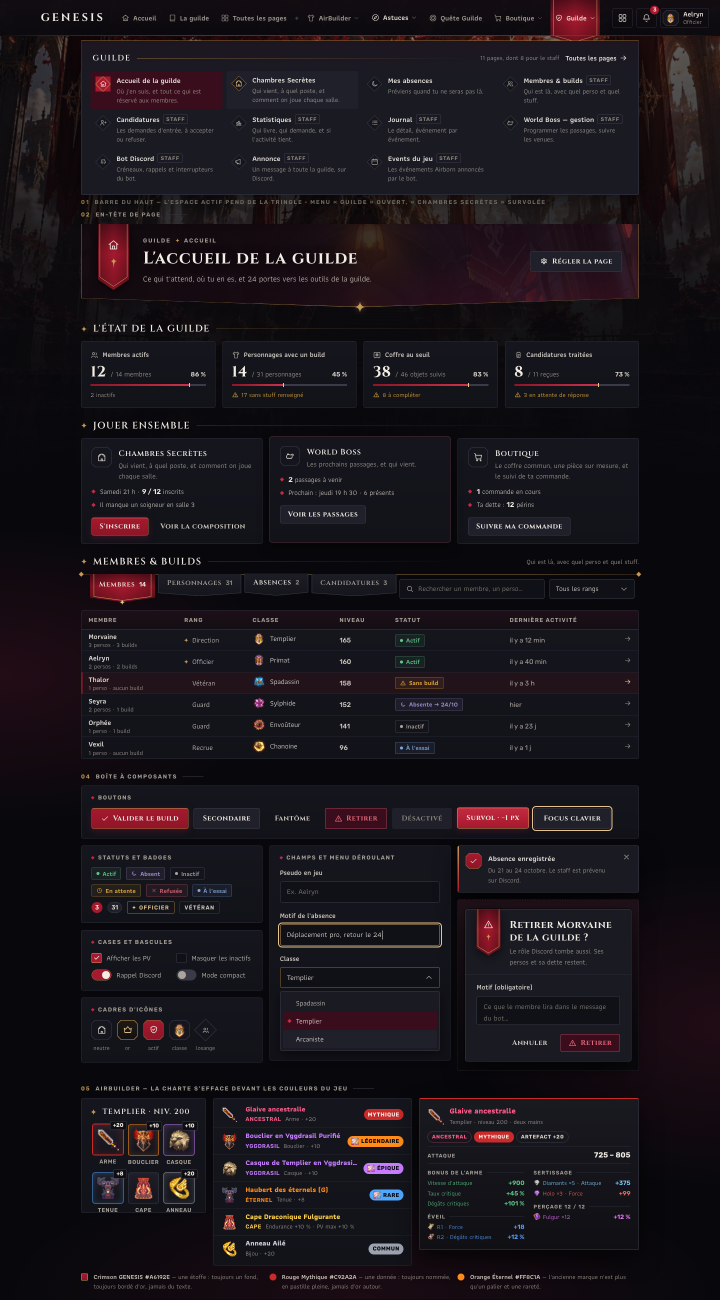
#> input picture assets/genesis/branding/front/heraldique/bureau-long.png, 1440 x 2600 px, found by its file name (shown at 1/2 size)
$ python mesure-couleurs.py '#' les trois pistes, bureau-long.png
#> lines starting #> are read from the running program, lines starting #| are printed output that depends on the picture; after the words box and inside, x2 and y2 are one past the last pixel; in counts of white or black regions, pixels touching at a corner belong together
#> in main, im is the input picture: PIL image 1440x2600 RGB; mean R, G, B 26.3, 21, 26.8
#!/usr/bin/env python3
"""Répartition noir / rouge / or des rendus des pistes GENESIS.

    python3 outils/mesure-couleurs.py            # les trois pistes, bureau-long.png
    python3 outils/mesure-couleurs.py --cartes   # + carte de classement par piste

Chaque pixel est classé dans l'ordre suivant (HSL, composantes 0-1) :

  rouge/pourpre  teinte 330°-360° ou 0°-15°, saturation HSL >= 0,30
                 et chroma (max-min) >= SEUIL_ROUGE (0,06 = 15/255 par défaut).
                 Le chroma évite de compter comme « rouge » un noir à peine
                 teinté : #08080C a une saturation HSL de 0,20 mais un chroma
                 de 0,016. 0,06 correspond à un voile pourpre d'environ 20 %
                 posé sur le noir de la charte.
  or             teinte 28°-50°, saturation HSL 0,20-0,72, luminosité 0,18-0,82.
                 Le plafond de saturation écarte l'orange Éternel #FF8C1A et
                 le jaune Cape #FFD24A (saturation 1,0) : ce sont des données
                 du jeu, pas l'or de la marque.
  noir/anthracite luminosité HSL <= 0,22 et chroma <= 0,10 (ce qui reste de
                 sombre et peu coloré).
  autre          tout le reste : ivoire du texte, gris des filets, images et
                 icônes du jeu, couleurs des paliers et raretés.

Limites connues : les icônes du jeu contiennent des bruns et des rouges qui
tombent dans « or » ou « rouge » ; le bord anticrénelé d'un texte Cape ou
Éternel peut passer en « or ». Ces deux biais sont faibles (< 1 point) et
touchent les trois pistes de la même façon.

Une variante STRICTE (chroma rouge >= 0,12, soit un rouge que l'oeil voit
franchement) est donnée à côté : l'écart entre les deux dit quelle part du
« rouge » n'est qu'un noir réchauffé.
"""
import sys, os
from PIL import Image
import numpy as np

ICI = os.path.dirname(os.path.abspath(__file__))
FRONT = os.path.dirname(ICI)
PISTES = ['obsidienne', 'sanctuaire', 'heraldique']


def classer(img, seuil_rouge=0.06):
#> called with seuil_rouge = 0.06
    a = np.asarray(img.convert('RGB'), dtype=np.float32) / 255.0
    r, g, b = a[..., 0], a[..., 1], a[..., 2]
    mx = a.max(axis=2); mn = a.min(axis=2); c = mx - mn
    L = (mx + mn) / 2
    den = 1 - np.abs(2 * L - 1)
    S = np.where(den > 1e-6, c / np.maximum(den, 1e-6), 0)
    # teinte en degrés
    h = np.zeros_like(mx)
    cz = np.maximum(c, 1e-6)
    m_r = (mx == r) & (c > 0)
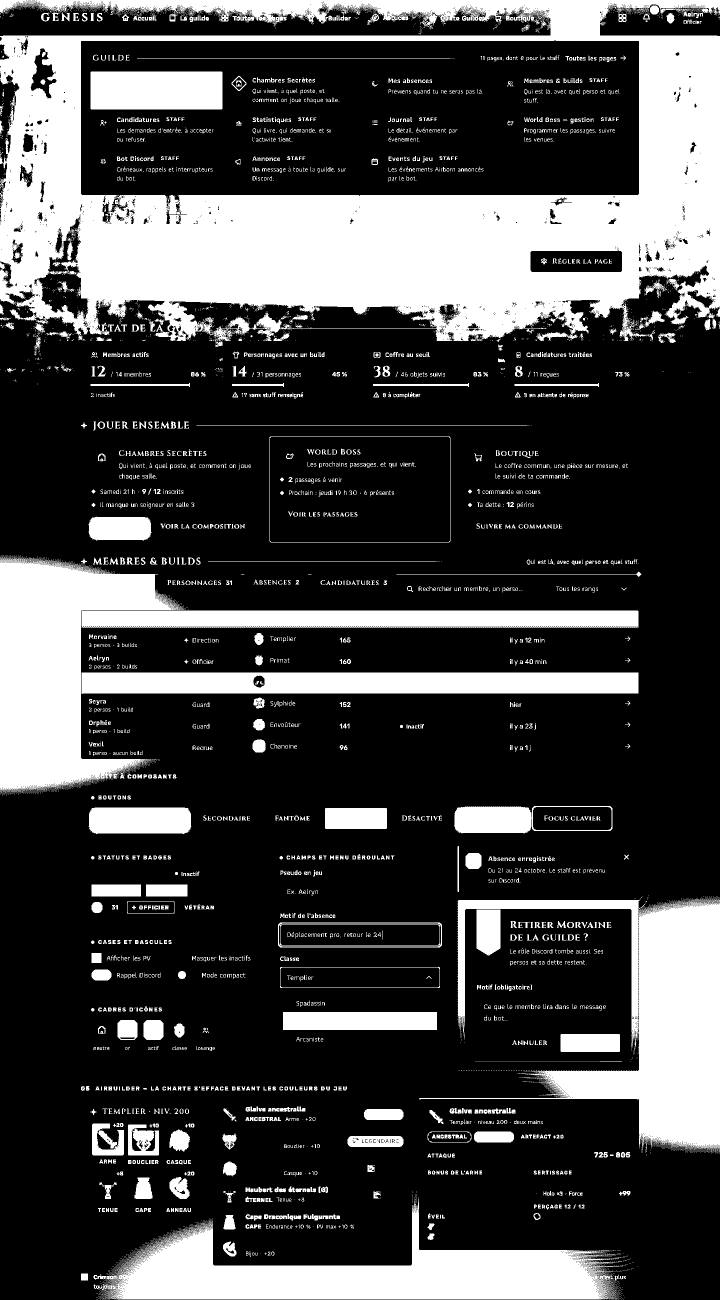
#> m_r: shape (2600, 1440) bool (shown at 1/2 size); 27.2% white; 5625 white regions (4014 under 20 px), largest, box (x1, y1, x2, y2) and area: (0, 0, 1440, 683) 465090, (0, 1114, 1277, 1587) 126678, (838, 1797, 1440, 2303) 101953
    m_g = (mx == g) & (c > 0) & ~m_r
#> m_g: shape (2600, 1440) bool; 0.07% white in thin lines or dots, all inside (x1, y1, x2, y2) = (0, 80, 1381, 2414)
    m_b = (c > 0) & ~m_r & ~m_g
    h[m_r] = (60 * ((g - b) / cz) % 360)[m_r]
    h[m_g] = (60 * ((b - r) / cz) + 120)[m_g]
    h[m_b] = (60 * ((r - g) / cz) + 240)[m_b]
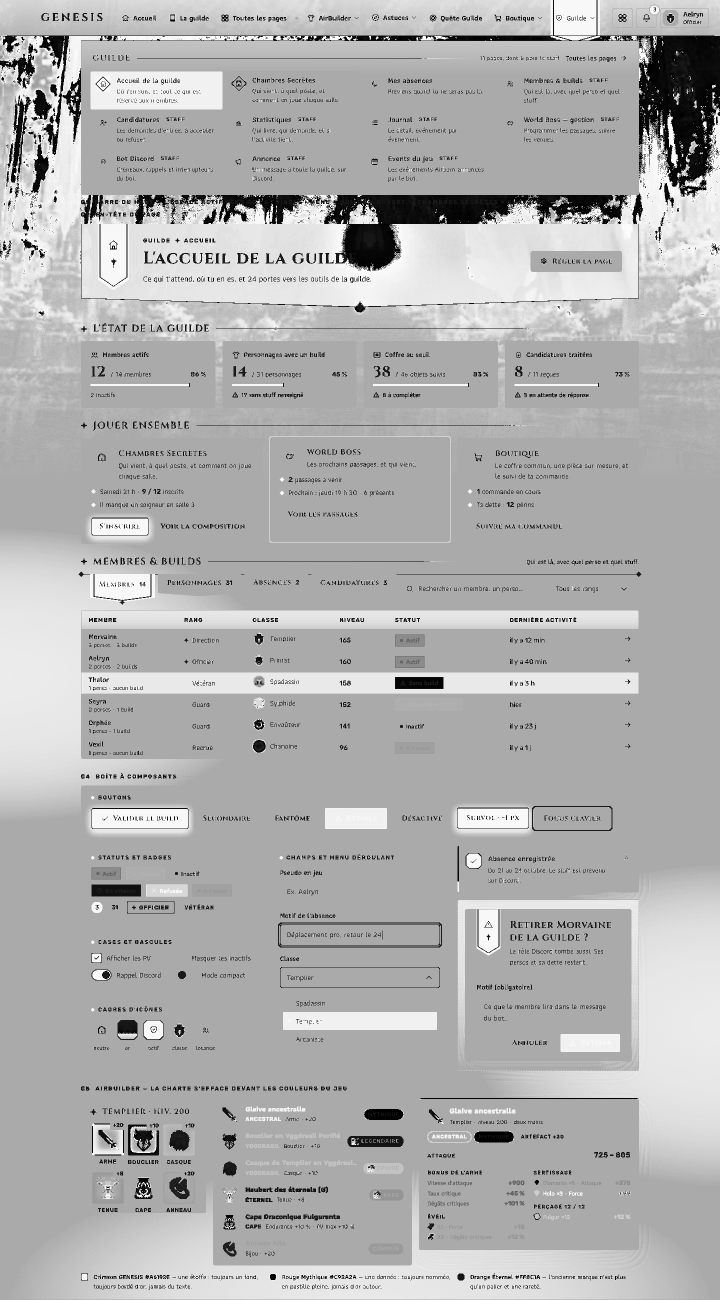
#> h: shape (2600, 1440) float32 (shown at 1/2 size); min 0, max 359.7, mean 248.8; drawn with min black and max white

    rouge = ((h >= 330) | (h <= 15)) & (S >= 0.30) & (c >= seuil_rouge)
#> rouge: shape (2600, 1440) bool; 6.4% white; 2115 white regions (1921 under 20 px), largest, box (x1, y1, x2, y2) and area: (163, 1345, 1277, 1388) 42354, (0, 1258, 162, 1441) 20154, (598, 448, 1002, 613) 19593
    orr = (h >= 28) & (h <= 50) & (S >= 0.20) & (S <= 0.72) & (L >= 0.18) & (L <= 0.82) & ~rouge
#> orr: shape (2600, 1440) bool; 0.48% white in thin lines or dots, all inside (x1, y1, x2, y2) = (71, 29, 1370, 2561)
    noir = (L <= 0.22) & (c <= 0.10) & ~rouge & ~orr
#> noir: shape (2600, 1440) bool; 89.3% white; 5328 black regions (2877 under 20 px), largest, box (x1, y1, x2, y2) and area: (163, 1345, 1277, 1388) 43883, (503, 448, 1278, 624) 42326, (56, 0, 1418, 387) 33902
    autre = ~(rouge | orr | noir)
#> autre: shape (2600, 1440) bool; 3.9% white in thin lines or dots
    return noir, rouge, orr, autre


def pourcents(img, seuil_rouge=0.06):
    noir, rouge, orr, autre = classer(img, seuil_rouge)
    n = noir.size
#> n = 3744000
    tot = [100 * x.sum() / n for x in (noir, rouge, orr, autre)]
#> tot = [89.26, 6.37, 0.483, 3.89]
    hors = noir.sum() + rouge.sum() + orr.sum()
#> hors = 3598440
    rel = [100 * x.sum() / hors for x in (noir, rouge, orr)]
#> rel = [92.87, 6.63, 0.503]
    return tot, rel


def carte(img, chemin, seuil_rouge=0.06):
    noir, rouge, orr, autre = classer(img, seuil_rouge)
    out = np.zeros(noir.shape + (3,), dtype=np.uint8)
    out[noir] = (20, 20, 26)
    out[rouge] = (220, 30, 60)
    out[orr] = (240, 200, 60)
    out[autre] = (120, 120, 130)
    im = Image.fromarray(out)
    im.thumbnail((720, 2000))
    im.save(chemin)


def main():
    fichiers = ['bureau-long.png', 'bureau.png', 'mobile.png']
    cartes = '--cartes' in sys.argv
    print('Cible : 70 / 20 / 10 (noir-anthracite / rouge-pourpre / or), hors « autre ».\n')
    for f in fichiers:
        print(f'== {f}')
        print(f'{"piste":<12} {"ENSEMBLE  noir  rouge  or   autre":<36} {"HORS AUTRE  noir  rouge  or":<30} {"STRICT hors autre noir rouge or"}')
        for p in PISTES:
            im = Image.open(os.path.join(FRONT, p, f))
            (tn, tr, to, ta), (rn, rr, ro) = pourcents(im)
#> tn = 89.26; tr = 6.37; to = 0.483; ta = 3.89; rn = 92.87; rr = 6.63; ro = 0.503
            _, (sn, sr, so) = pourcents(im, 0.12)
#> call 2 of classer, with seuil_rouge = 0.12
#> in classer (call 2), `rouge = ((h >= 330) | (h <= 15)) & (S >= 0.30) & (c >= seuil_rouge)`: rouge: shape (2600, 1440) bool; 2.8% white; 396 white regions (245 under 20 px), largest, box (x1, y1, x2, y2) and area: (181, 143, 445, 219) 18521, (566, 2024, 874, 2060) 10872, (184, 1617, 376, 1657) 7455
#> in classer (call 2), `noir = (L <= 0.22) & (c <= 0.10) & ~rouge & ~orr`:
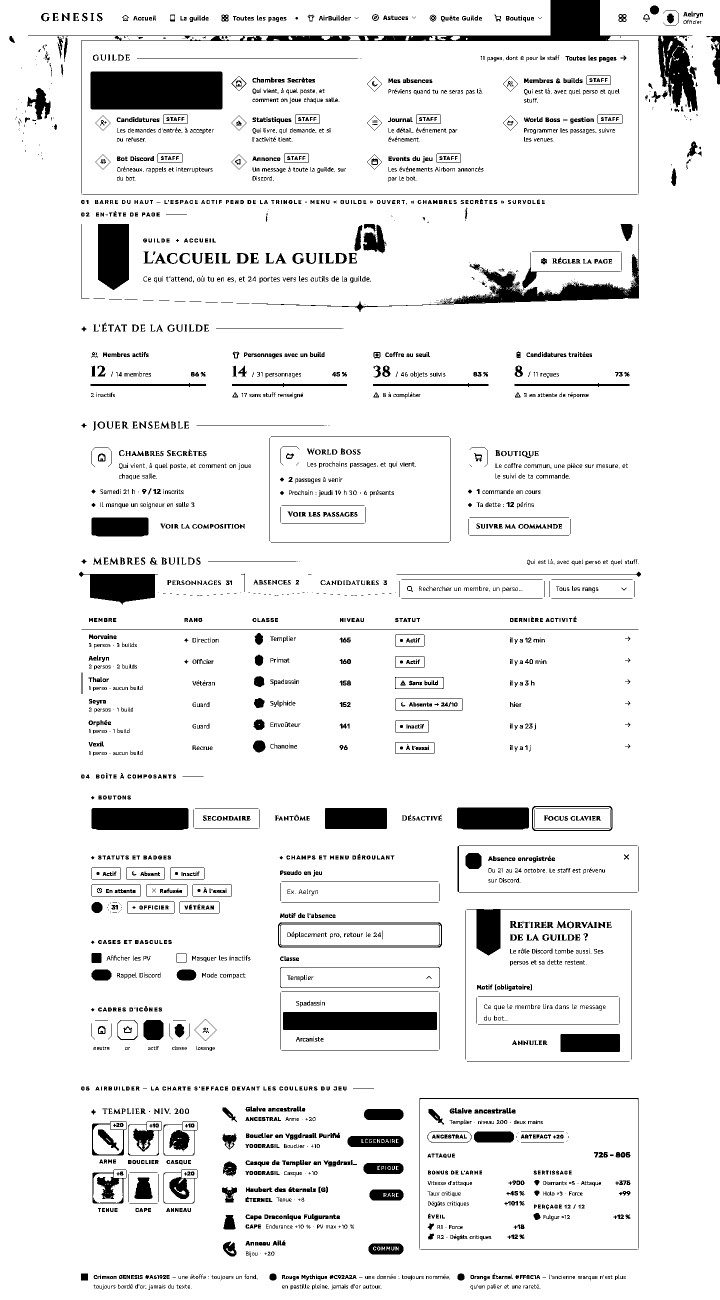
#> noir: shape (2600, 1440) bool (shown at 1/2 size); 92.5% white; 3920 black regions (1442 under 20 px), largest, box (x1, y1, x2, y2) and area: (56, 0, 1395, 387) 22758, (181, 143, 445, 219) 20052, (503, 448, 1278, 624) 11191
#> in classer (call 2), `autre = ~(rouge | orr | noir)`:
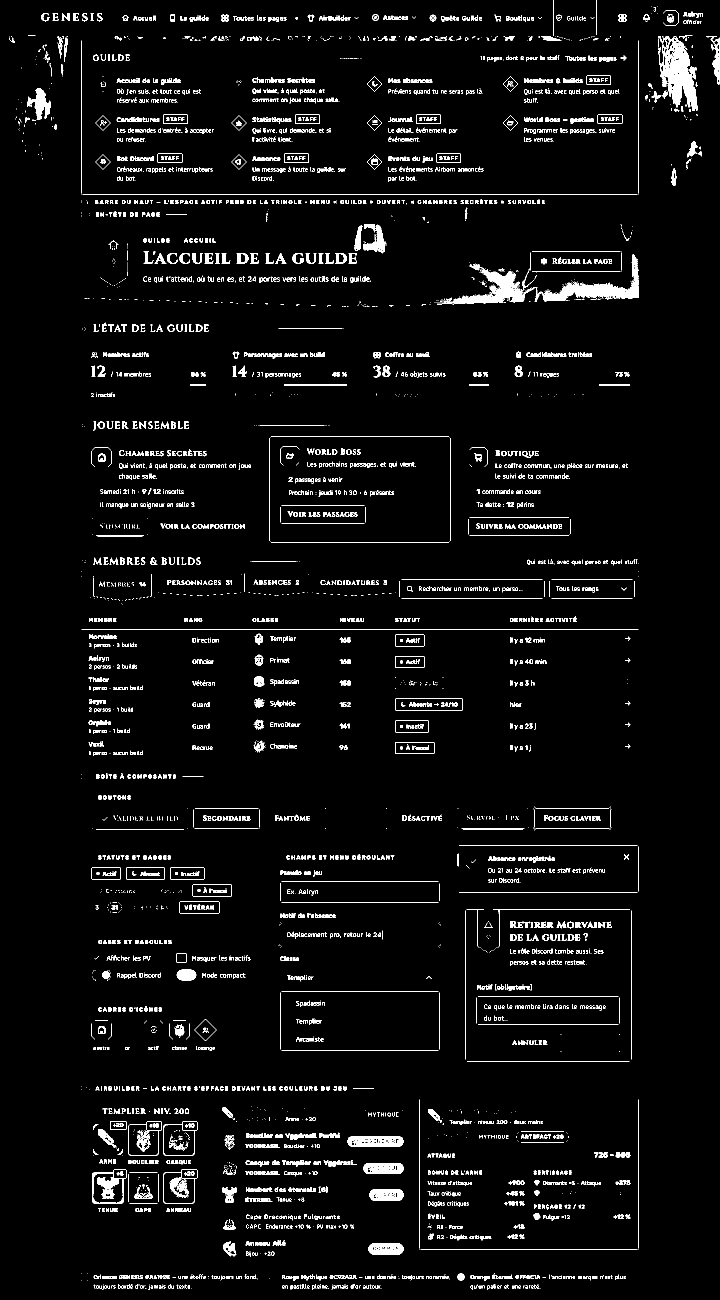
#> autre: shape (2600, 1440) bool (shown at 1/2 size); 4.2% white; 4667 white regions (2261 under 20 px), largest, box (x1, y1, x2, y2) and area: (874, 508, 1277, 610) 8790, (1316, 72, 1395, 222) 6004, (695, 2272, 807, 2294) 2032
#> sn = 96.59; sr = 2.91; so = 0.504
            print(f'{p:<12} {tn:13.1f} {tr:6.1f} {to:4.2f} {ta:6.1f}      {rn:12.1f} {rr:6.1f} {ro:4.2f}      {sn:14.1f} {sr:5.1f} {so:4.2f}')
#| obsidienne            89.3    6.4 0.48    3.9              92.9    6.6 0.50                96.6   2.9 0.50
            if cartes and f == 'bureau-long.png':
                os.makedirs(os.path.join(ICI, 'cartes'), exist_ok=True)
                carte(im, os.path.join(ICI, 'cartes', f'{p}-bureau-long.png'))
        print()
#> pass 2 of the loop in main, `for f in fichiers:`:
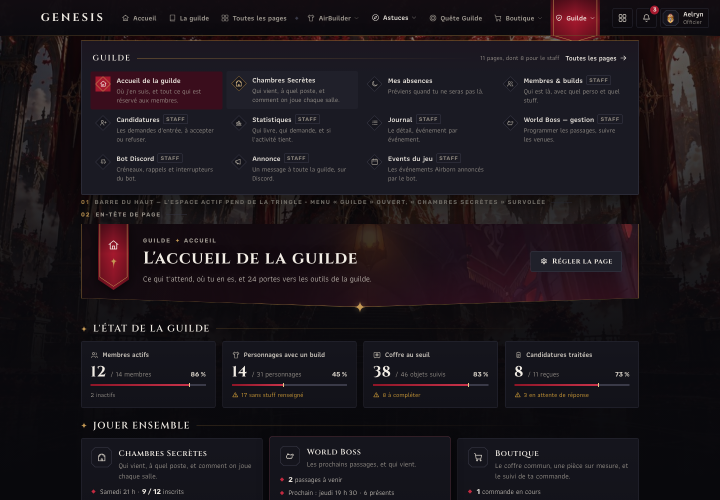
#> input picture assets/genesis/branding/front/heraldique/bureau.png, 1440 x 1000 px, found by its file name (shown at 1/2 size)
#> in main, im is the input picture: PIL image 1440x1000 RGB; mean R, G, B 28, 22.2, 27.6
#> a: shape (1000, 1440, 3) float32
#> r: shape (1000, 1440) float32
#> g: shape (1000, 1440) float32
#> b: shape (1000, 1440) float32
#> mx: shape (1000, 1440) float32
#> mn: shape (1000, 1440) float32
#> c: shape (1000, 1440) float32
#> L: shape (1000, 1440) float32
#> den: shape (1000, 1440) float32
#> S: shape (1000, 1440) float32
#> cz: shape (1000, 1440) float32
#> in classer (call 7), `m_r = (mx == r) & (c > 0)`:
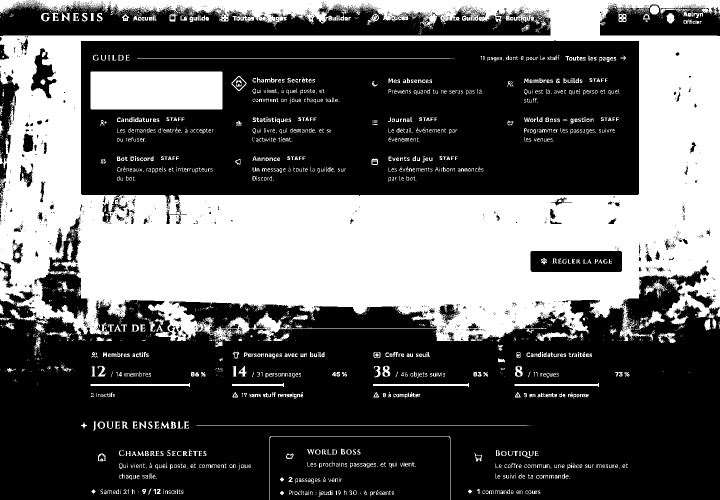
#> m_r: shape (1000, 1440) bool (shown at 1/2 size); 36.6% white; 2655 white regions (1991 under 20 px), largest, box (x1, y1, x2, y2) and area: (0, 0, 1440, 683) 465090, (181, 143, 445, 219) 20060, (181, 766, 380, 774) 804
#> m_g: shape (1000, 1440) bool; 0.01% white in thin lines or dots, all inside (x1, y1, x2, y2) = (0, 80, 1381, 428)
#> m_b: shape (1000, 1440) bool; 63.3% white; 2652 black regions (1989 under 20 px), largest, box (x1, y1, x2, y2) and area: (0, 0, 1440, 683) 465458, (181, 143, 445, 219) 20060, (181, 766, 380, 774) 804
#> rouge: shape (1000, 1440) bool; 6.8% white; 1047 white regions (967 under 20 px), largest, box (x1, y1, x2, y2) and area: (598, 448, 1002, 613) 19593, (181, 143, 445, 219) 18527, (1262, 72, 1418, 385) 9669
#> orr: shape (1000, 1440) bool; 0.45% white in thin lines or dots, all inside (x1, y1, x2, y2) = (71, 29, 1370, 856)
#> noir: shape (1000, 1440) bool; 88.4% white; 2379 black regions (1338 under 20 px), largest, box (x1, y1, x2, y2) and area: (503, 448, 1278, 624) 42326, (56, 0, 1418, 387) 33902, (181, 143, 445, 219) 20052
#> autre: shape (1000, 1440) bool; 4.3% white; 1981 white regions (950 under 20 px), largest, box (x1, y1, x2, y2) and area: (1329, 81, 1395, 222) 5000, (54, 176, 101, 239) 1395, (165, 389, 1275, 390) 1110
#> in classer (call 8), `rouge = ((h >= 330) | (h <= 15)) & (S >= 0.30) & (c >= seuil_rouge)`:
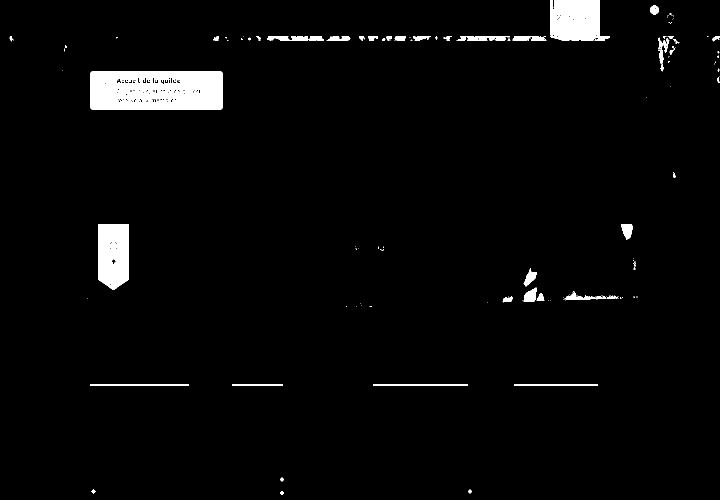
#> rouge: shape (1000, 1440) bool (shown at 1/2 size); 3% white; 156 white regions (111 under 20 px), largest, box (x1, y1, x2, y2) and area: (181, 143, 445, 219) 18521, (196, 448, 258, 580) 7167, (1107, 0, 1193, 71) 5944


if __name__ == '__main__':
    main()
